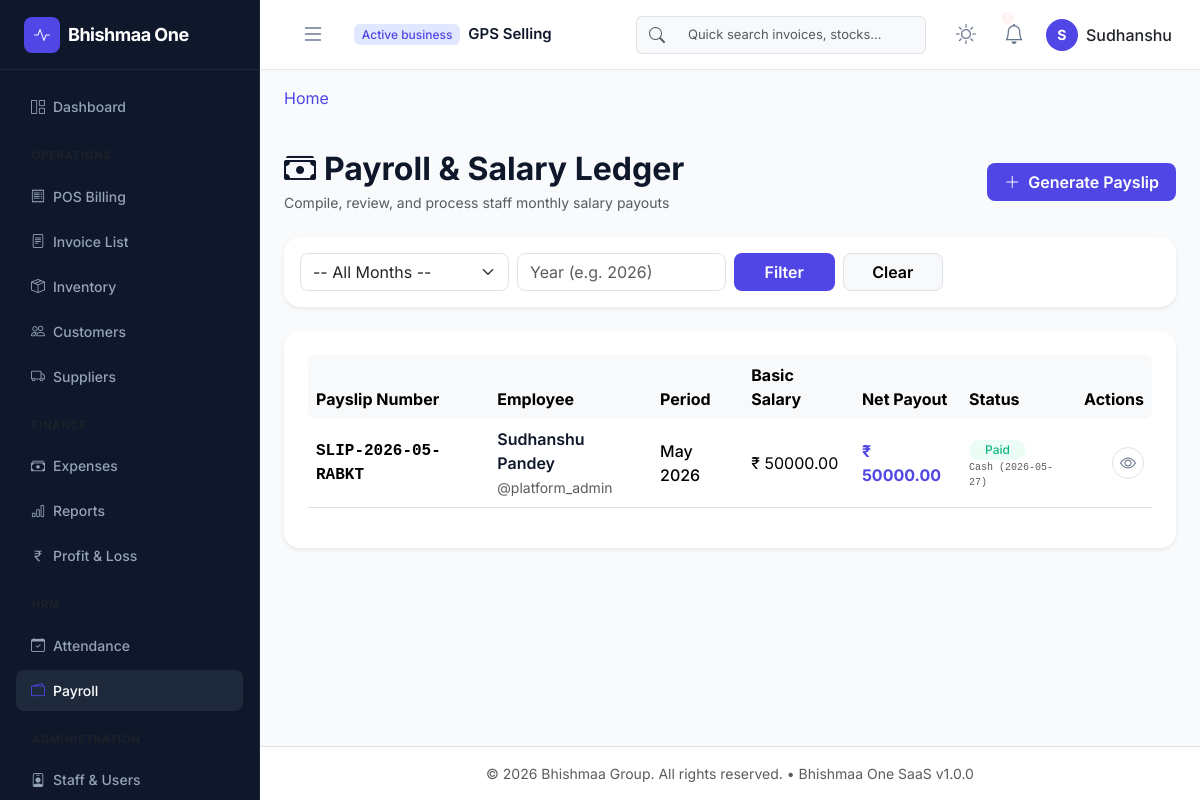
Page /hrm/payroll (signed in) on the committed database.
### app/models/core.py (models this page shows, shortened)
class Base(db.Model):
    __abstract__ = True
    id = db.Column(UUIDType, primary_key=True, default=lambda: str(uuid.uuid4()))
    created_at = db.Column(db.DateTime, default=datetime.datetime.utcnow, index=True)
    updated_at = db.Column(db.DateTime, default=datetime.datetime.utcnow, onupdate=datetime.datetime.utcnow)
    is_deleted = db.Column(db.Boolean, default=False, index=True)

class Organization(Base):
    __tablename__ = 'organizations'
    name = db.Column(db.String(150), nullable=False)
    subdomain = db.Column(db.String(50), unique=True, index=True, nullable=False)
    is_active = db.Column(db.Boolean, default=True, index=True)
    plan_name = db.Column(db.String(50), default='Free')
    users = db.relationship('User', back_populates='organization', lazy=True)

class User(UserMixin, Base):
    __tablename__ = 'users'
    username = db.Column(db.String(80), unique=True, index=True, nullable=False)
    email = db.Column(db.String(120), unique=True, index=True, nullable=False)
    password_hash = db.Column(db.String(128), nullable=False)
    first_name = db.Column(db.String(50))
    last_name = db.Column(db.String(50))
    is_active = db.Column(db.Boolean, default=True, index=True)
    organization_id = db.Column(UUIDType, db.ForeignKey('organizations.id', ondelete='CASCADE'), nullable=True, index=True)
    branch_id = db.Column(UUIDType, db.ForeignKey('branches.id', ondelete='SET NULL'), nullable=True, index=True)
    organization = db.relationship('Organization', back_populates='users')
    branch = db.relationship('Branch', backref=db.backref('users', lazy=True))
    roles = db.relationship('Role', secondary=user_roles, back_populates='users', lazy='joined')
    def has_permission(self, perm_name):
        for role in self.roles:
            if any(perm.name == perm_name for perm in role.permissions):
                return True
        return False

### app/models/hrm.py (models this page shows, shortened)
class SalarySlip(TenantBase):
    __tablename__ = 'salary_slips'
    slip_number = db.Column(db.String(50), unique=True, index=True, nullable=False)
    user_id = db.Column(UUIDType, db.ForeignKey('users.id', ondelete='CASCADE'), nullable=False, index=True)
    month = db.Column(db.Integer, nullable=False)
    year = db.Column(db.Integer, nullable=False)
    present_days = db.Column(db.Numeric(4, 1), default=0.0)
    absent_days = db.Column(db.Numeric(4, 1), default=0.0)
    leave_days = db.Column(db.Numeric(4, 1), default=0.0)
    basic_salary = db.Column(db.Numeric(10, 2), default=0.0)
    allowances = db.Column(db.Numeric(10, 2), default=0.0)
    deductions = db.Column(db.Numeric(10, 2), default=0.0)
    net_salary = db.Column(db.Numeric(10, 2), default=0.0)
    status = db.Column(db.String(30), default=PAYROLL_DRAFT, nullable=False)
    payment_mode = db.Column(db.String(50), nullable=True)
    payment_date = db.Column(db.Date, nullable=True)
    user = db.relationship('User', backref=db.backref('salary_slips', lazy=True, cascade='all, delete-orphan'))

### app/blueprints/hrm/routes.py (the view)
@hrm_bp.route('/payroll')
@login_required
@hrm_management_required
def list_payroll():
    month_filter = request.args.get('month', '').strip()
    year_filter = request.args.get('year', '').strip()
    month = int(month_filter) if month_filter.isdigit() else None
    year = int(year_filter) if year_filter.isdigit() else None
    slips = get_organization_salary_slips(current_user.organization_id, month=month, year=year)
    payment_modes = PAYMENT_MODES
    return render_template(
        'hrm/payroll_list.html',
        slips=slips,
        month=month,
        year=year,
        payment_modes=payment_modes
    )

### app/blueprints/hrm/permissions.py (called while the page is built)
def hrm_management_required(f):
    @wraps(f)
    def decorated_function(*args, **kwargs):
        if not current_user.is_authenticated or not current_user.has_permission('can_manage_hrm'):
            abort(403)
        return f(*args, **kwargs)
    return decorated_function

### app/blueprints/hrm/routes.py (called while the page is built)
@hrm_bp.before_request
@subscription_required('hrm')
def gate_hrm_module():
    pass

### app/blueprints/hrm/services.py (called while the page is built)
def get_organization_salary_slips(organization_id, month=None, year=None):
    query = SalarySlip.query.filter_by(organization_id=organization_id, is_deleted=False)
    if month:
        query = query.filter_by(month=month)
    if year:
        query = query.filter_by(year=year)
    return query.order_by(SalarySlip.year.desc(), SalarySlip.month.desc()).all()

### app/models/core.py (called while the page is built)
    def process_bind_param(self, value, dialect):
        if value is None:
            return value
        return str(value)

    def process_result_value(self, value, dialect):
        if value is None:
            return value
        return str(value)

### app/models/organizations.py (called while the page is built)
    def is_valid(self):
        if self.status != 'Active':
            return False
        if self.expires_at and self.expires_at < datetime.datetime.utcnow():
            return False
        return True

    def has_feature(self, feature_name):
        if not self.is_valid():
            return False
        try:
            features = json.loads(self.allowed_features or '[]')
            return feature_name in features
        except Exception:
            return False

### app/services/subscription.py (called while the page is built)
def get_active_subscription(organization_id):
    if not organization_id:
        return None
    return OrganizationSubscription.query.filter_by(
        organization_id=organization_id,
        status='Active',
        is_deleted=False
    ).order_by(OrganizationSubscription.starts_at.desc()).first()

def is_feature_enabled(organization_id, feature_name):
    sub = get_active_subscription(organization_id)
    if not sub:
        return feature_name in ['dashboard', 'billing']
    return sub.has_feature(feature_name)

### app/blueprints/hrm/templates/hrm/payroll_list.html (shortened to what this page needs)
{% extends "layouts/base.html" %}
{% block content %}
<div class="d-flex justify-content-between align-items-center mb-4 mt-3">
    <div>
        <h2 class="fw-bold tracking-tight mb-1 text-main"><i class="bi bi-cash-stack me-2"></i>Payroll & Salary Ledger</h2>
        <p class="text-muted small mb-0">Compile, review, and process staff monthly salary payouts</p>
    </div>
    <div>
        <a href="{{ url_for('hrm.generate_payroll_route') }}" class="btn btn-indigo rounded-3 px-3 fw-semibold">
            <i class="bi bi-plus-lg me-1"></i> Generate Payslip
        </a>
    </div>
</div>
<div class="card border-0 shadow-sm rounded-4 mb-4">
    <div class="card-body p-3">
        <form method="GET" action="{{ url_for('hrm.list_payroll') }}" class="row g-2 align-items-center">
            <div class="col-md-3">
                <select name="month" class="form-select rounded-3">
                    <option value="">-- All Months --</option>
                </select>
            </div>
            <div class="col-md-3">
                <input type="number" name="year" class="form-control rounded-3" placeholder="Year (e.g. 2026)" value="{{ year or '' }}">
            </div>
            <div class="col-md-3 d-flex gap-2">
                <button type="submit" class="btn btn-indigo rounded-3 w-100 fw-semibold">Filter</button>
                <a href="{{ url_for('hrm.list_payroll') }}" class="btn btn-light border rounded-3 w-100 fw-semibold">Clear</a>
            </div>
        </form>
    </div>
</div>
<div class="card border-0 shadow-sm rounded-4">
    <div class="card-body p-4">
        <div class="table-responsive">
            <table class="table align-middle">
                <thead class="table-light">
                    <tr>
                        <th class="border-0 rounded-start-3">Payslip Number</th>
                        <th class="border-0">Employee</th>
                        <th class="border-0">Period</th>
                        <th class="border-0">Basic Salary</th>
                        <th class="border-0">Net Payout</th>
                        <th class="border-0">Status</th>
                        <th class="border-0 rounded-end-3 text-end">Actions</th>
                    </tr>
                </thead>
                <tbody>
                    {% if slips %}
                        {% for slip in slips %}
                            <tr>
                                <td class="fw-bold font-monospace text-main">{{ slip.slip_number }}</td>
                                <td>
                                    <div class="fw-semibold text-main">{{ slip.user.first_name or '' }} {{ slip.user.last_name or '' }}</div>
                                    <span class="text-muted small">@{{ slip.user.username }}</span>
                                </td>
                                <td class="text-main fw-medium">
                                    {{ ['January', 'February', 'March', 'April', 'May', 'June', 'July', 'August', 'September', 'October', 'November', 'December'][slip.month - 1] }} {{ slip.year }}
                                </td>
                                <td>₹ {{ slip.basic_salary }}</td>
                                <td class="fw-bold text-indigo">₹ {{ slip.net_salary }}</td>
                                <td>
                                    {% if slip.status == 'Paid' %}
                                        <span class="badge bg-success-light text-success rounded-pill px-3 py-1.5 small">Paid</span>
                                        <div class="text-muted font-monospace small" style="font-size: 10px;">{{ slip.payment_mode }} ({{ slip.payment_date }})</div>
                                    {% elif slip.status == 'Draft' %}
                                        <span class="badge bg-warning-light text-warning rounded-pill px-3 py-1.5 small">Draft</span>
                                    {% else %}
                                        <span class="badge bg-light text-muted rounded-pill px-3 py-1.5 small">{{ slip.status }}</span>
                                    {% endif %}
                                </td>
                                <td class="text-end">
                                    <div class="d-flex justify-content-end gap-1">
                                        <a href="{{ url_for('hrm.view_payroll_slip', slip_id=slip.id) }}" class="btn btn-icon btn-light border rounded-circle" title="View Payslip">
                                            <i class="bi bi-eye"></i>
                                        </a>
                                    </div>
                                </td>
                            </tr>
                        {% endfor %}
                    {% endif %}
                </tbody>
            </table>
        </div>
    </div>
</div>
{% endblock %}

### app/templates/components/navbar.html (shortened to what this page needs)
<nav class="navbar navbar-expand-lg app-navbar px-3">
    <div class="container-fluid">
        <button class="btn sidebar-toggle-btn me-3" id="sidebarToggle" onclick="toggleSidebar()">
            <i class="bi bi-list fs-4"></i>
        </button>
        <div class="navbar-brand-tenant d-flex align-items-center flex-wrap gap-1">
            <span class="badge bg-indigo-light text-indigo me-1">Active business</span>
            <span class="tenant-name fw-semibold text-truncate me-2" style="max-width: 200px;">
                {{ current_user.organization.name if current_user.organization else 'Bhishmaa One' }}
            </span>
        </div>
        <div class="collapse navbar-collapse justify-content-end" id="navbarContent">
            <form class="d-none d-md-flex navbar-search me-4" role="search">
                <div class="input-group">
                    <span class="input-group-text bg-light border-end-0">
                        <i class="bi bi-search text-muted"></i>
                    </span>
                    <input class="form-control bg-light border-start-0" type="search" placeholder="Quick search invoices, stocks..." aria-label="Search">
                </div>
            </form>
            <div class="d-flex align-items-center gap-3">
                <button class="btn btn-icon theme-toggle-btn" onclick="toggleTheme()" title="Toggle Dark/Light Mode">
                    <i class="bi bi-sun sun-icon fs-5"></i>
                </button>
                <div class="dropdown">
                    <button class="btn btn-icon position-relative" type="button" data-bs-toggle="dropdown" aria-expanded="false">
                        <i class="bi bi-bell fs-5"></i>
                        {% if unread_count > 0 %}
                            <span class="position-absolute top-1 start-75 translate-middle badge rounded-pill bg-danger" style="font-size: 8px; padding: 2px 4px;">{{ unread_count }}</span>
                        {% endif %}
                    </button>
                </div>
                <div class="dropdown">
                    <button class="btn profile-dropdown-btn d-flex align-items-center gap-2" type="button" data-bs-toggle="dropdown" aria-expanded="false">
                        <div class="profile-avatar text-white fw-bold">
                            {{ current_user.first_name[0] if current_user.first_name else 'U' }}
                        </div>
                        <span class="d-none d-lg-inline fw-medium">{{ current_user.first_name }}</span>
                    </button>
                </div>
            </div>
        </div>
    </div>
</nav>

### app/static/css/app.css (style rules this page uses)
:root { --font-primary: 'Inter', sans-serif; --color-bg-app: #f8fafc; --color-bg-card: #ffffff; --color-border: #e2e8f0; --color-text-main: #0f172a; --color-text-muted: #64748b; --color-primary: #4f46e5; --color-primary-hover: #4338ca; --color-primary-light: #e0e7ff; --color-success: #10b981; --color-success-bg: #ecfdf5; --color-warning: #f59e0b; --color-warning-bg: #fffbeb; --color-danger: #ef4444; --color-danger-bg: #fef2f2; --sidebar-width: 260px; --navbar-height: 70px; --transition-speed: 0.3s; }
* { box-sizing: border-box; margin: 0; padding: 0; }
body { font-family: var(--font-primary); background-color: var(--color-bg-app); color: var(--color-text-main); overflow-x: hidden; line-height: 1.5; transition: background-color var(--transition-speed), color var(--transition-speed); }
a { color: var(--color-primary); text-decoration: none; transition: color var(--transition-speed); }
.app-navbar { height: var(--navbar-height); background-color: var(--color-bg-card); border-bottom: 1px solid var(--color-border); position: sticky; top: 0; z-index: 99; }
.sidebar-toggle-btn { color: var(--color-text-muted); }
.tenant-name { font-size: 15px; }
.navbar-search .form-control { width: 250px; font-size: 13px; }
.profile-avatar { width: 32px; height: 32px; background-color: var(--color-primary); border-radius: 50%; display: flex; align-items: center; justify-content: center; font-size: 14px; }
.profile-dropdown-btn { border: none; background: none; padding: 0; }
.btn-icon { background: none; border: none; color: var(--color-text-muted); border-radius: 50%; padding: 8px; display: flex; align-items: center; justify-content: center; transition: background-color var(--transition-speed); }
.sun-icon { display: block; }
.text-main { color: var(--color-text-main); }
.text-indigo { color: var(--color-primary) !important; }
.bg-indigo-light { background-color: var(--color-primary-light) !important; }
.btn-indigo { background-color: var(--color-primary); color: white; }
.card { background-color: var(--color-bg-card); border: 1px solid var(--color-border); }

### app/static/css/dashboard.css (style rules this page uses)
.bg-danger { background-color: var(--color-danger-bg) !important; }
.bg-success-light { background-color: var(--color-success-bg) !important; }
.badge { font-weight: 500; }
.bg-success-light { background-color: var(--color-success-bg) !important; color: var(--color-success) !important; }
.btn-icon { width: 32px; height: 32px; padding: 0; display: inline-flex; align-items: center; justify-content: center; }

### rows in the picture
Organization: organization "GPS Selling"
User: first_name "S", first_name "Sudhanshu"
SalarySlip: slip_number "SLIP-2026-05-RABKT", user "Sudhanshu", user "Pandey", user.username "platform_admin", month "May", year "2026", basic_salary "50000.00", net_salary "50000.00", payment_mode "Cash", payment_date "2026-05-27"
